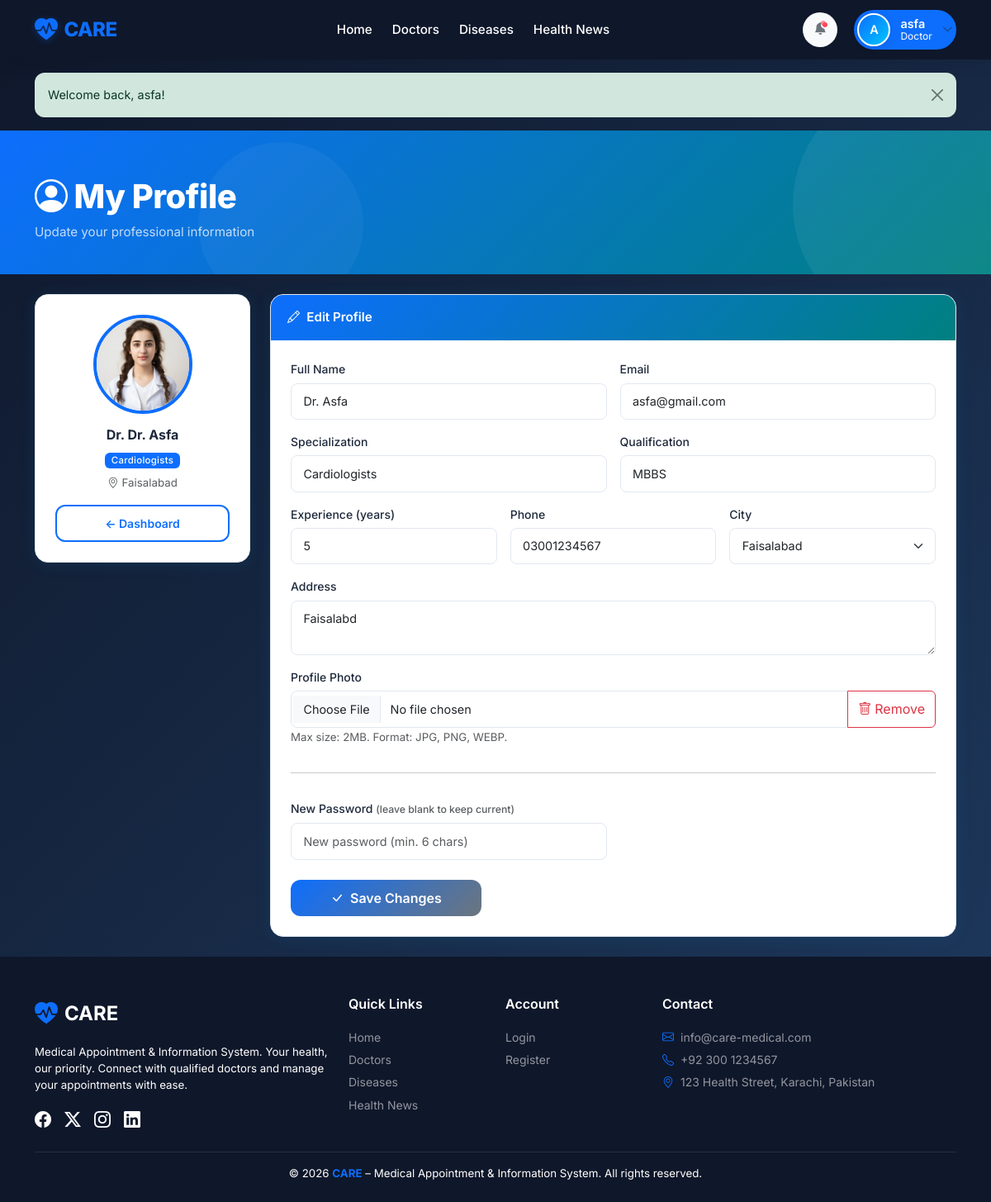
The app's page /doctor/profile.php (signed in) with its own data.
### tables this page shows
CREATE TABLE `doctors` (
  `id` int(11) NOT NULL,
  `user_id` int(11) NOT NULL,
  `full_name` varchar(100) NOT NULL,
  `specialization` varchar(100) NOT NULL,
  `qualification` varchar(150) DEFAULT NULL,
  `experience` int(11) DEFAULT NULL,
  `phone` varchar(20) DEFAULT NULL,
  `address` text DEFAULT NULL,
  `city_id` int(11) NOT NULL,
  `profile_image` varchar(255) DEFAULT NULL,
  `created_at` timestamp NOT NULL DEFAULT current_timestamp()
);

CREATE TABLE `cities` (
  `id` int(11) NOT NULL,
  `city_name` varchar(100) NOT NULL,
  `status` enum('active','inactive') DEFAULT 'active',
  `created_at` timestamp NOT NULL DEFAULT current_timestamp()
);

CREATE TABLE `users` (
  `id` int(11) NOT NULL,
  `username` varchar(50) NOT NULL,
  `email` varchar(100) NOT NULL,
  `password` varchar(255) NOT NULL,
  `role` enum('admin','doctor','patient') NOT NULL,
  `status` enum('active','inactive') DEFAULT 'active',
  `created_at` timestamp NOT NULL DEFAULT current_timestamp(),
  `reset_token` varchar(255) DEFAULT NULL,
  `token_expiry` datetime DEFAULT NULL
);

### doctor/profile.php (the view, shortened to what this page needs)
<?php
require_once '../config/db.php';
require_once '../includes/auth.php';
$userId = (int)$_SESSION['user_id'];
$doctor = $conn->query("
    SELECT d.*, c.city_name, u.email, u.username
    FROM doctors d
    JOIN cities c ON d.city_id = c.id
    JOIN users u ON d.user_id = u.id
    WHERE d.user_id = $userId
")->fetch_assoc();
$citiesRaw  = $conn->query("SELECT * FROM cities WHERE status='active' ORDER BY city_name");
$citiesList = $citiesRaw->fetch_all(MYSQLI_ASSOC);
include '../includes/header.php';
?>
<div class="page-hero">
    <div class="container">
        <h1><i class="bi bi-person-circle me-2"></i>My Profile</h1>
        <p class="mb-0 opacity-75">Update your professional information</p>
    </div>
</div>
<div class="container py-4">
    <div class="row g-4">
        <div class="col-lg-3">
            <div class="care-card p-4 text-center">
                <div id="previewContainer">
                    <?php if ($doctor['profile_image']): ?>
                    <img id="previewImg" src="../uploads/profiles/<?= e($doctor['profile_image']) ?>" class="rounded-circle mb-3" style="width:120px;height:120px;object-fit:cover;border:4px solid var(--care-primary);" alt="">
                    <?php endif; ?>
                </div>
                <h6 class="fw-bold">Dr. <?= e($doctor['full_name']) ?></h6>
                <span class="badge bg-care"><?= e($doctor['specialization']) ?></span>
                <p class="text-muted small mt-2 mb-0"><i class="bi bi-geo-alt me-1"></i><?= e($doctor['city_name']) ?></p>
                <div class="mt-3">
                    <a href="dashboard.php" class="btn btn-care-outline btn-sm w-100">← Dashboard</a>
                </div>
            </div>
        </div>
        <div class="col-lg-9">
            <div class="care-card">
                <div class="card-header"><i class="bi bi-pencil me-2"></i>Edit Profile</div>
                <div class="card-body p-4">
                    <form method="POST" enctype="multipart/form-data">
                        <div class="row g-3">
                            <div class="col-sm-6">
                                <label class="form-label">Full Name</label>
                                <input type="text" name="full_name" class="form-control" value="<?= e($doctor['full_name']) ?>" required>
                            </div>
                            <div class="col-sm-6">
                                <label class="form-label">Email</label>
                                <input type="email" name="email" class="form-control" value="<?= e($doctor['email']) ?>">
                            </div>
                            <div class="col-sm-6">
                                <label class="form-label">Specialization</label>
                                <input type="text" name="specialization" class="form-control" value="<?= e($doctor['specialization']) ?>" required>
                            </div>
                            <div class="col-sm-6">
                                <label class="form-label">Qualification</label>
                                <input type="text" name="qualification" class="form-control" value="<?= e($doctor['qualification']) ?>">
                            </div>
                            <div class="col-sm-4">
                                <label class="form-label">Experience (years)</label>
                                <input type="number" name="experience" class="form-control" value="<?= $doctor['experience'] ?>" min="0">
                            </div>
                            <div class="col-sm-4">
                                <label class="form-label">Phone</label>
                                <input type="text" name="phone" class="form-control" value="<?= e($doctor['phone']) ?>">
                            </div>
                            <div class="col-sm-4">
                                <label class="form-label">City</label>
                                <select name="city_id" class="form-select">
                                    <?php foreach ($citiesList as $c): ?>
                                    <option value="<?= $c['id'] ?>" <?= $c['id']==$doctor['city_id']?'selected':'' ?>><?= e($c['city_name']) ?></option>
                                    <?php endforeach; ?>
                                </select>
                            </div>
                            <div class="col-12">
                                <label class="form-label">Address</label>
                                <textarea name="address" class="form-control" rows="2"><?= e($doctor['address']) ?></textarea>
                            </div>
                            <div class="col-12">
                                <label class="form-label">Profile Photo</label>
                                <div class="input-group">
                                    <input type="file" name="profile_image" id="profile_image_input" class="form-control" accept="image/*">
                                    <?php if ($doctor['profile_image']): ?>
                                    <button type="submit" name="remove_image" value="1" class="btn btn-outline-danger" onclick="return confirm('Are you sure you want to remove your profile photo?')">
                                        <i class="bi bi-trash me-1"></i>Remove
                                    </button>
                                    <?php endif; ?>
                                </div>
                                <small class="text-muted">Max size: 2MB. Format: JPG, PNG, WEBP.</small>
                            </div>
                            <div class="col-12"><hr></div>
                            <div class="col-sm-6">
                                <label class="form-label">New Password <small class="text-muted">(leave blank to keep current)</small></label>
                                <input type="password" name="new_password" class="form-control" placeholder="New password (min. 6 chars)" minlength="6">
                            </div>
                        </div>
                        <button type="submit" class="btn btn-care mt-4 px-5">
                            <i class="bi bi-check-lg me-2"></i>Save Changes
                        </button>
                    </form>
                </div>
            </div>
        </div>
    </div>
</div>
<?php include '../includes/footer.php'; ?>

### assets/css/style.css (style rules this page uses)
:root { --care-primary: #0ea5e9; --care-secondary: #0284c7; --care-teal: #0d9488; --care-teal-light: #ccfbf1; --care-blue-light: #e0f2fe; --care-dark: #0f172a; --care-text: #1e293b; --care-muted: #6e748b; --care-border: #e2e8f0; --care-card-bg: #ffffff; --care-bg: #f0f9ff; --navbar-bg: #0f172a; --footer-bg: #0f172a; --shadow-sm: 0 1px 3px rgba(0, 0, 0, .08), 0 1px 2px rgba(0, 0, 0, .06); --shadow-md: 0 4px 6px -1px rgba(0, 0, 0, .1), 0 2px 4px -1px rgba(0, 0, 0, .06); --shadow-lg: 0 10px 15px -3px rgba(0, 0, 0, .1), 0 4px 6px -2px rgba(0, 0, 0, .05); --shadow-card: 0 2px 20px rgba(14, 165, 233, .10); --radius-sm: 0.5rem; --radius-md: 0.75rem; --radius-lg: 1rem; --radius-xl: 1.5rem; --transition: all 0.25s ease; }
*, *::before, *::after { box-sizing: border-box; }
html { scroll-behavior: smooth; }
body { font-family: 'Inter', system-ui, -apple-system, sans-serif; background: linear-gradient(135deg, #0f172a 0%, #1e3a5f 100%); color: var(--care-text); min-height: 100vh; display: flex; flex-direction: column; font-size: 0.95rem; }
.bg-care { background: var(--care-primary) !important; }
.care-card { background: var(--care-card-bg); border: 1px solid var(--care-border); border-radius: var(--radius-lg); box-shadow: var(--shadow-card); transition: var(--transition); overflow: hidden; }
.care-card .card-header { background: linear-gradient(135deg, var(--care-primary), var(--care-teal)); color: #fff; border: none; font-weight: 600; padding: 1rem 1.25rem; transition: var(--transition); }
.btn-care { background: linear-gradient(135deg, var(--care-primary), var(--care-secondary)); color: #fff !important; border: none; border-radius: var(--radius-md); font-weight: 600; padding: 0.65rem 1.5rem; transition: var(--transition); }
.btn-care-outline { background: transparent; color: var(--care-primary); border: 2px solid var(--care-primary); border-radius: var(--radius-md); font-weight: 600; padding: 0.6rem 1.4rem; transition: var(--transition); }
.form-control, .form-select { border-radius: var(--radius-sm); border-color: var(--care-border); padding: 0.65rem 0.9rem; font-size: 0.9rem; transition: var(--transition); }
.form-label { font-weight: 500; color: var(--care-text); font-size: 0.875rem; margin-bottom: 0.4rem; }
.page-hero { background: linear-gradient(135deg, var(--care-primary), var(--care-teal)); color: #fff; padding: 3.5rem 0 2.5rem; position: relative; overflow: hidden; }
.page-hero::before { content: ''; position: absolute; top: -60px; right: -60px; width: 300px; height: 300px; border-radius: 50%; background: rgba(255, 255, 255, .06); }
.page-hero::after { content: ''; position: absolute; bottom: -40px; left: 20%; width: 200px; height: 200px; border-radius: 50%; background: rgba(255, 255, 255, .04); }
.page-hero .container { position: relative; z-index: 1; }
.page-hero h1 { font-weight: 800; letter-spacing: -0.5px; }
.badge { font-weight: 500; letter-spacing: 0.3px; }

### assets/css/header.css (style rules this page uses)
:root { --care-primary: #0d6efd; --care-primary-dark: #0a58ca; --care-secondary: #6c757d; --care-teal: #008080; --care-teal-light: #e0f2f2; --care-blue-light: #f0f7ff; --care-white: #ffffff; --care-dark: #212529; --navbar-bg: #0f172a; --care-gray-100: #f8f9fa; --care-gray-200: #e9ecef; --care-shadow: 0 4px 20px rgba(0, 0, 0, 0.08); --care-transition: all 0.3s cubic-bezier(0.4, 0, 0.2, 1); }

### records on screen
doctors: profile_image (picture), full_name "Dr. Asfa", specialization "Cardiologists", city.city_name "Faisalabad", email "asfa@gmail.com", qualification "MBBS", experience "5", phone "03001234567", city_id "Faisalabad", address "Faisalabd"

### other values on screen
$initial "A"
$username "asfa"
$role "Doctor"
$flash['message'] "Welcome back, asfa!"
